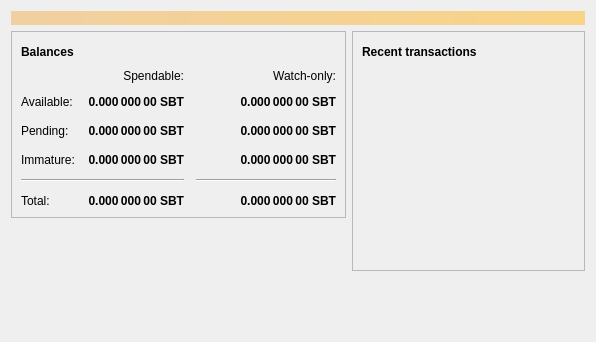
<?xml version="1.0" encoding="UTF-8"?>
<ui version="4.0">
 <class>OverviewPage</class>
 <widget class="QWidget" name="OverviewPage">
  <property name="geometry">
   <rect>
    <x>0</x>
    <y>0</y>
    <width>596</width>
    <height>342</height>
   </rect>
  </property>
  <property name="windowTitle">
   <string>Form</string>
  </property>
  <layout class="QVBoxLayout" name="topLayout">
   <item>
    <widget class="QLabel" name="labelAlerts">
     <property name="visible">
      <bool>false</bool>
     </property>
     <property name="styleSheet">
      <string notr="true">background-color: qlineargradient(x1: 0, y1: 0, x2: 1, y2: 0, stop:0 #F0D0A0, stop:1 #F8D488); color:#000000;</string>
     </property>
     <property name="wordWrap">
      <bool>true</bool>
     </property>
     <property name="margin">
      <number>3</number>
     </property>
    </widget>
   </item>
   <item>
    <layout class="QHBoxLayout" name="horizontalLayout" stretch="1,1">
     <item>
      <layout class="QVBoxLayout" name="verticalLayout_2">
       <item>
        <widget class="QFrame" name="frame">
         <property name="frameShape">
          <enum>QFrame::StyledPanel</enum>
         </property>
         <property name="frameShadow">
          <enum>QFrame::Raised</enum>
         </property>
         <layout class="QVBoxLayout" name="verticalLayout_4">
          <item>
           <layout class="QHBoxLayout" name="horizontalLayout_4">
            <item>
             <widget class="QLabel" name="label_5">
              <property name="font">
               <font>
                <weight>75</weight>
                <bold>true</bold>
               </font>
              </property>
              <property name="text">
               <string>Balances</string>
              </property>
             </widget>
            </item>
            <item>
             <widget class="QPushButton" name="labelWalletStatus">
              <property name="enabled">
               <bool>false</bool>
              </property>
              <property name="maximumSize">
               <size>
                <width>30</width>
                <height>16777215</height>
               </size>
              </property>
              <property name="toolTip">
               <string>The displayed information may be out of date. Your wallet automatically synchronizes with the Shiabit network after a connection is established, but this process has not completed yet.</string>
              </property>
              <property name="text">
               <string/>
              </property>
              <property name="icon">
               <iconset resource="../shiabit.qrc">
                <normaloff>:/icons/warning</normaloff>
                <disabledoff>:/icons/warning</disabledoff>:/icons/warning</iconset>
              </property>
              <property name="iconSize">
               <size>
                <width>24</width>
                <height>24</height>
               </size>
              </property>
              <property name="flat">
               <bool>true</bool>
              </property>
             </widget>
            </item>
            <item>
             <spacer name="horizontalSpacer_3">
              <property name="orientation">
               <enum>Qt::Horizontal</enum>
              </property>
              <property name="sizeHint" stdset="0">
               <size>
                <width>40</width>
                <height>20</height>
               </size>
              </property>
             </spacer>
            </item>
           </layout>
          </item>
          <item>
           <layout class="QGridLayout" name="gridLayout">
            <property name="spacing">
             <number>12</number>
            </property>
            <item row="2" column="2">
             <widget class="QLabel" name="labelWatchPending">
              <property name="font">
               <font>
                <weight>75</weight>
                <bold>true</bold>
               </font>
              </property>
              <property name="cursor">
               <cursorShape>IBeamCursor</cursorShape>
              </property>
              <property name="toolTip">
               <string>Unconfirmed transactions to watch-only addresses</string>
              </property>
              <property name="text">
               <string notr="true">0.000 000 00 SBT</string>
              </property>
              <property name="alignment">
               <set>Qt::AlignRight|Qt::AlignTrailing|Qt::AlignVCenter</set>
              </property>
              <property name="textInteractionFlags">
               <set>Qt::LinksAccessibleByMouse|Qt::TextSelectableByKeyboard|Qt::TextSelectableByMouse</set>
              </property>
             </widget>
            </item>
            <item row="2" column="1">
             <widget class="QLabel" name="labelUnconfirmed">
              <property name="font">
               <font>
                <weight>75</weight>
                <bold>true</bold>
               </font>
              </property>
              <property name="cursor">
               <cursorShape>IBeamCursor</cursorShape>
              </property>
              <property name="toolTip">
               <string>Total of transactions that have yet to be confirmed, and do not yet count toward the spendable balance</string>
              </property>
              <property name="text">
               <string notr="true">0.000 000 00 SBT</string>
              </property>
              <property name="alignment">
               <set>Qt::AlignRight|Qt::AlignTrailing|Qt::AlignVCenter</set>
              </property>
              <property name="textInteractionFlags">
               <set>Qt::LinksAccessibleByMouse|Qt::TextSelectableByKeyboard|Qt::TextSelectableByMouse</set>
              </property>
             </widget>
            </item>
            <item row="3" column="2">
             <widget class="QLabel" name="labelWatchImmature">
              <property name="font">
               <font>
                <weight>75</weight>
                <bold>true</bold>
               </font>
              </property>
              <property name="cursor">
               <cursorShape>IBeamCursor</cursorShape>
              </property>
              <property name="toolTip">
               <string>Mined balance in watch-only addresses that has not yet matured</string>
              </property>
              <property name="text">
               <string notr="true">0.000 000 00 SBT</string>
              </property>
              <property name="alignment">
               <set>Qt::AlignRight|Qt::AlignTrailing|Qt::AlignVCenter</set>
              </property>
              <property name="textInteractionFlags">
               <set>Qt::LinksAccessibleByMouse|Qt::TextSelectableByKeyboard|Qt::TextSelectableByMouse</set>
              </property>
             </widget>
            </item>
            <item row="4" column="0" colspan="2">
             <widget class="Line" name="line">
              <property name="orientation">
               <enum>Qt::Horizontal</enum>
              </property>
             </widget>
            </item>
            <item row="4" column="2">
             <widget class="Line" name="lineWatchBalance">
              <property name="sizePolicy">
               <sizepolicy hsizetype="Preferred" vsizetype="Fixed">
                <horstretch>0</horstretch>
                <verstretch>0</verstretch>
               </sizepolicy>
              </property>
              <property name="minimumSize">
               <size>
                <width>140</width>
                <height>0</height>
               </size>
              </property>
              <property name="orientation">
               <enum>Qt::Horizontal</enum>
              </property>
             </widget>
            </item>
            <item row="5" column="0">
             <widget class="QLabel" name="labelTotalText">
              <property name="text">
               <string>Total:</string>
              </property>
             </widget>
            </item>
            <item row="3" column="1">
             <widget class="QLabel" name="labelImmature">
              <property name="font">
               <font>
                <weight>75</weight>
                <bold>true</bold>
               </font>
              </property>
              <property name="cursor">
               <cursorShape>IBeamCursor</cursorShape>
              </property>
              <property name="toolTip">
               <string>Mined balance that has not yet matured</string>
              </property>
              <property name="text">
               <string notr="true">0.000 000 00 SBT</string>
              </property>
              <property name="alignment">
               <set>Qt::AlignRight|Qt::AlignTrailing|Qt::AlignVCenter</set>
              </property>
              <property name="textInteractionFlags">
               <set>Qt::LinksAccessibleByMouse|Qt::TextSelectableByKeyboard|Qt::TextSelectableByMouse</set>
              </property>
             </widget>
            </item>
            <item row="2" column="3">
             <spacer name="horizontalSpacer_2">
              <property name="orientation">
               <enum>Qt::Horizontal</enum>
              </property>
              <property name="sizeHint" stdset="0">
               <size>
                <width>40</width>
                <height>20</height>
               </size>
              </property>
             </spacer>
            </item>
            <item row="3" column="0">
             <widget class="QLabel" name="labelImmatureText">
              <property name="text">
               <string>Immature:</string>
              </property>
             </widget>
            </item>
            <item row="5" column="1">
             <widget class="QLabel" name="labelTotal">
              <property name="font">
               <font>
                <weight>75</weight>
                <bold>true</bold>
               </font>
              </property>
              <property name="cursor">
               <cursorShape>IBeamCursor</cursorShape>
              </property>
              <property name="toolTip">
               <string>Your current total balance</string>
              </property>
              <property name="text">
               <string notr="true">0.000 000 00 SBT</string>
              </property>
              <property name="alignment">
               <set>Qt::AlignRight|Qt::AlignTrailing|Qt::AlignVCenter</set>
              </property>
              <property name="textInteractionFlags">
               <set>Qt::LinksAccessibleByMouse|Qt::TextSelectableByKeyboard|Qt::TextSelectableByMouse</set>
              </property>
             </widget>
            </item>
            <item row="5" column="2">
             <widget class="QLabel" name="labelWatchTotal">
              <property name="font">
               <font>
                <weight>75</weight>
                <bold>true</bold>
               </font>
              </property>
              <property name="cursor">
               <cursorShape>IBeamCursor</cursorShape>
              </property>
              <property name="toolTip">
               <string>Current total balance in watch-only addresses</string>
              </property>
              <property name="text">
               <string notr="true">0.000 000 00 SBT</string>
              </property>
              <property name="alignment">
               <set>Qt::AlignRight|Qt::AlignTrailing|Qt::AlignVCenter</set>
              </property>
              <property name="textInteractionFlags">
               <set>Qt::LinksAccessibleByMouse|Qt::TextSelectableByKeyboard|Qt::TextSelectableByMouse</set>
              </property>
             </widget>
            </item>
            <item row="0" column="2">
             <widget class="QLabel" name="labelWatchonly">
              <property name="text">
               <string>Watch-only:</string>
              </property>
              <property name="alignment">
               <set>Qt::AlignRight|Qt::AlignTrailing|Qt::AlignVCenter</set>
              </property>
             </widget>
            </item>
            <item row="1" column="0">
             <widget class="QLabel" name="labelBalanceText">
              <property name="text">
               <string>Available:</string>
              </property>
             </widget>
            </item>
            <item row="1" column="1">
             <widget class="QLabel" name="labelBalance">
              <property name="font">
               <font>
                <weight>75</weight>
                <bold>true</bold>
               </font>
              </property>
              <property name="cursor">
               <cursorShape>IBeamCursor</cursorShape>
              </property>
              <property name="toolTip">
               <string>Your current spendable balance</string>
              </property>
              <property name="text">
               <string notr="true">0.000 000 00 SBT</string>
              </property>
              <property name="alignment">
               <set>Qt::AlignRight|Qt::AlignTrailing|Qt::AlignVCenter</set>
              </property>
              <property name="textInteractionFlags">
               <set>Qt::LinksAccessibleByMouse|Qt::TextSelectableByKeyboard|Qt::TextSelectableByMouse</set>
              </property>
             </widget>
            </item>
            <item row="1" column="2">
             <widget class="QLabel" name="labelWatchAvailable">
              <property name="font">
               <font>
                <weight>75</weight>
                <bold>true</bold>
               </font>
              </property>
              <property name="cursor">
               <cursorShape>IBeamCursor</cursorShape>
              </property>
              <property name="toolTip">
               <string>Your current balance in watch-only addresses</string>
              </property>
              <property name="text">
               <string notr="true">0.000 000 00 SBT</string>
              </property>
              <property name="alignment">
               <set>Qt::AlignRight|Qt::AlignTrailing|Qt::AlignVCenter</set>
              </property>
              <property name="textInteractionFlags">
               <set>Qt::LinksAccessibleByMouse|Qt::TextSelectableByKeyboard|Qt::TextSelectableByMouse</set>
              </property>
             </widget>
            </item>
            <item row="2" column="0">
             <widget class="QLabel" name="labelPendingText">
              <property name="text">
               <string>Pending:</string>
              </property>
             </widget>
            </item>
            <item row="0" column="1">
             <widget class="QLabel" name="labelSpendable">
              <property name="text">
               <string>Spendable:</string>
              </property>
              <property name="alignment">
               <set>Qt::AlignRight|Qt::AlignTrailing|Qt::AlignVCenter</set>
              </property>
             </widget>
            </item>
           </layout>
          </item>
         </layout>
        </widget>
       </item>
       <item>
        <spacer name="verticalSpacer">
         <property name="orientation">
          <enum>Qt::Vertical</enum>
         </property>
         <property name="sizeHint" stdset="0">
          <size>
           <width>20</width>
           <height>40</height>
          </size>
         </property>
        </spacer>
       </item>
      </layout>
     </item>
     <item>
      <layout class="QVBoxLayout" name="verticalLayout_3">
       <item>
        <widget class="QFrame" name="frame_2">
         <property name="frameShape">
          <enum>QFrame::StyledPanel</enum>
         </property>
         <property name="frameShadow">
          <enum>QFrame::Raised</enum>
         </property>
         <layout class="QVBoxLayout" name="verticalLayout">
          <item>
           <layout class="QHBoxLayout" name="horizontalLayout_2">
            <item>
             <widget class="QLabel" name="label_4">
              <property name="font">
               <font>
                <weight>75</weight>
                <bold>true</bold>
               </font>
              </property>
              <property name="text">
               <string>Recent transactions</string>
              </property>
             </widget>
            </item>
            <item>
             <widget class="QPushButton" name="labelTransactionsStatus">
              <property name="enabled">
               <bool>false</bool>
              </property>
              <property name="maximumSize">
               <size>
                <width>30</width>
                <height>16777215</height>
               </size>
              </property>
              <property name="toolTip">
               <string>The displayed information may be out of date. Your wallet automatically synchronizes with the Shiabit network after a connection is established, but this process has not completed yet.</string>
              </property>
              <property name="text">
               <string/>
              </property>
              <property name="icon">
               <iconset resource="../shiabit.qrc">
                <normaloff>:/icons/warning</normaloff>
                <disabledoff>:/icons/warning</disabledoff>:/icons/warning</iconset>
              </property>
              <property name="iconSize">
               <size>
                <width>24</width>
                <height>24</height>
               </size>
              </property>
              <property name="flat">
               <bool>true</bool>
              </property>
             </widget>
            </item>
            <item>
             <spacer name="horizontalSpacer">
              <property name="orientation">
               <enum>Qt::Horizontal</enum>
              </property>
              <property name="sizeHint" stdset="0">
               <size>
                <width>40</width>
                <height>20</height>
               </size>
              </property>
             </spacer>
            </item>
           </layout>
          </item>
          <item>
           <widget class="QListView" name="listTransactions">
            <property name="styleSheet">
             <string notr="true">QListView { background: transparent; }</string>
            </property>
            <property name="frameShape">
             <enum>QFrame::NoFrame</enum>
            </property>
            <property name="verticalScrollBarPolicy">
             <enum>Qt::ScrollBarAlwaysOff</enum>
            </property>
            <property name="horizontalScrollBarPolicy">
             <enum>Qt::ScrollBarAlwaysOff</enum>
            </property>
            <property name="selectionMode">
             <enum>QAbstractItemView::NoSelection</enum>
            </property>
           </widget>
          </item>
         </layout>
        </widget>
       </item>
       <item>
        <spacer name="verticalSpacer_2">
         <property name="orientation">
          <enum>Qt::Vertical</enum>
         </property>
         <property name="sizeHint" stdset="0">
          <size>
           <width>20</width>
           <height>40</height>
          </size>
         </property>
        </spacer>
       </item>
      </layout>
     </item>
    </layout>
   </item>
  </layout>
 </widget>
 <resources/>
 <connections/>
</ui>
